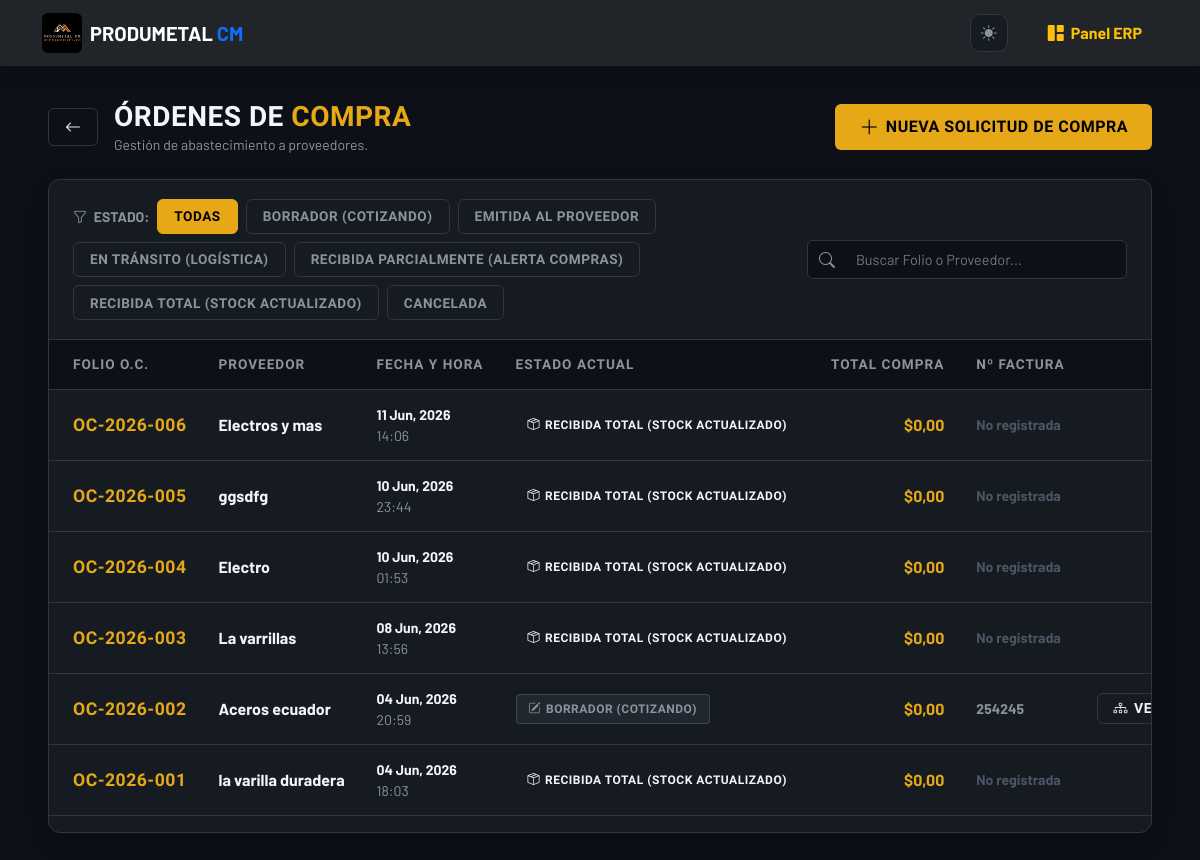
Page /erp/ordenes-compra/ (signed in) on the committed database.
### web/models.py (models this page shows, shortened)
class OrdenCompra(models.Model):
    ESTADOS = [
        ('BORRADOR', 'Borrador (Cotizando)'),
        ('EMITIDA', 'Emitida al Proveedor'),
        ('EN_TRANSITO', 'En tránsito (Logística)'),
        ('RECIBIDA_PARCIAL', 'Recibida Parcialmente (Alerta Compras)'),
        ('RECIBIDA', 'Recibida Total (Stock Actualizado)'),
        ('CANCELADA', 'Cancelada'),
    ]
    folio = models.CharField(max_length=20, unique=True, blank=True, editable=False)
    proveedor = models.CharField(max_length=200, help_text="Nombre de la ferretería o distribuidor")
    fecha_creacion = models.DateTimeField(auto_now_add=True)
    creado_por = models.ForeignKey(User, on_delete=models.PROTECT, related_name='ordenes_compra')
    estado = models.CharField(max_length=25, choices=ESTADOS, default='BORRADOR')
    numero_factura = models.CharField(max_length=100, blank=True, null=True, verbose_name="N° de Factura")
    observaciones = models.TextField(blank=True, null=True, verbose_name="Observaciones")
    documento_respaldo = models.FileField(
        upload_to='compras_facturas/%Y/%m/%d/', blank=True, null=True,
        validators=[FileExtensionValidator(allowed_extensions=['pdf', 'jpg', 'png'])],
        help_text="Factura o Certificado provisto por el proveedor"
    )
    history = HistoricalRecords()
    class Meta:
        verbose_name_plural = "Órdenes de Compra"
    @property
    def total_general(self):
        return sum((d.subtotal for d in self.detalles.all()), Decimal('0.00'))

class DetalleOrdenCompra(models.Model):
    orden = models.ForeignKey(OrdenCompra, related_name='detalles', on_delete=models.CASCADE)
    material = models.ForeignKey(Material, on_delete=models.PROTECT)
    cantidad_pedida = models.DecimalField(max_digits=10, decimal_places=2)
    cantidad_recibida = models.DecimalField(max_digits=10, decimal_places=2, default=0.00)
    bodega_destino = models.ForeignKey(Bodega, on_delete=models.SET_NULL, null=True, blank=True)
    cotizacion_item_origen = models.ForeignKey(
        CotizacionItem, on_delete=models.SET_NULL, null=True, blank=True,
        related_name='detalles_orden',
        help_text="Línea de cotización de la que nació esta línea de Orden de Compra (trazabilidad)."
    )
    @property
    def precio_unitario(self):
        if self.cotizacion_item_origen and self.cotizacion_item_origen.precio_unitario:
            return self.cotizacion_item_origen.precio_unitario
        return Decimal('0.00')
    @property
    def subtotal(self):
        return self.cantidad_pedida * self.precio_unitario

### web/views.py (the view)
# urls.py: path('erp/ordenes-compra/', views.listar_ordenes_compra, name='listar_ordenes_compra'),
@login_required(login_url='login')
@user_passes_test(lambda u: es_bodeguero(u) or es_admin(u) or es_comprador(u), login_url='dashboard_erp')
def listar_ordenes_compra(request):
    es_administrador = es_admin(request.user)
    if es_administrador:
        ordenes = OrdenCompra.objects.all().order_by('-fecha_creacion')
        estados_permitidos = OrdenCompra.ESTADOS
    else:
        ordenes = OrdenCompra.objects.exclude(estado='BORRADOR').order_by('-fecha_creacion')
        estados_permitidos = [est for est in OrdenCompra.ESTADOS if est[0] != 'BORRADOR']
    estado = request.GET.get('estado')
    if estado:
        ordenes = ordenes.filter(estado=estado)
    rol_actual = 'Administrador' if es_administrador else ('Compras' if es_comprador(request.user) else 'Bodeguero')
    paginator = Paginator(ordenes, 15)
    page_obj = paginator.get_page(request.GET.get('page'))
    return render(request, 'web/erp/listar_oc.html', {
        'ordenes': page_obj,
        'page_obj': page_obj,
        'estados': estados_permitidos,
        'estado_filtro': estado,
        'rol': rol_actual,
    })

### web/templatetags/pm_tags.py (called while the page is built, shortened)
@register.inclusion_tag('web/erp/partials/_pagination.html', takes_context=True)
def pm_pagination(context, page_obj, window=2, param_name='page'):
    request = context.get('request')
    base_qs = ''
    if request is not None:
        params = request.GET.copy()
        params.pop(param_name, None)
        base_qs = params.urlencode()
    num_pages = page_obj.paginator.num_pages
    current = page_obj.number
    if num_pages <= 7:
        pages = list(range(1, num_pages + 1))
    return {
        'page_obj': page_obj,
        'pages': pages,
        'base_qs': base_qs,
        'param_name': param_name,
    }

### web/views.py (called while the page is built)
def es_admin(user):
    return user.is_superuser

def es_bodeguero(user):
    return user.groups.filter(name='Bodeguero').exists() or user.is_superuser

### web/templates/web/erp/listar_oc.html (shortened to what this page needs)
{% extends 'web/base.html' %}
{% load static %}
{% load pm_tags %}
{% block content %}
<div class="container-fluid px-3 px-xl-5 erp-container mb-5">
    <div class="d-flex flex-column flex-md-row justify-content-between align-items-md-center gap-3 mb-4">
        <div class="d-flex align-items-center gap-3">
            <a href="{% url 'dashboard_erp' %}" class="btn btn-outline-secondary text-white border-secondary px-3 transition-2s hover-amber">
                <i class="bi bi-arrow-left"></i>
            </a>
            <div>
                <h3 class="title-erp mb-0">Órdenes de <span>Compra</span></h3>
                <p class="mb-0 text-muted small">Gestión de abastecimiento a proveedores.</p>
            </div>
        </div>
        <a href="{% url 'iniciar_solicitud_abastecimiento' %}" class="btn-amber btn-minimal shadow-sm px-4 py-2">
            <i class="bi bi-plus-lg fs-5"></i> <span class="d-none d-sm-inline">Nueva Solicitud de Compra</span>
        </a>
    </div>
    <div class="card card-minimal overflow-hidden">
        <div class="filtros-bar">
            <div class="d-flex flex-column flex-lg-row justify-content-between align-items-start align-items-lg-center gap-3 w-100">
                <div class="d-flex flex-wrap align-items-center gap-2">
                    <span class="text-muted small text-uppercase fw-bold d-none d-md-inline"><i class="bi bi-funnel me-1"></i> Estado:</span>
                    <a href="?" class="filtro-chip {% if not estado_filtro %}active{% endif %}">Todas</a>
                    {% for clave, valor in estados %}
                        <a href="?estado={{ clave }}" class="filtro-chip {% if estado_filtro == clave %}active{% endif %}">
                            {{ valor }}
                        </a>
                    {% endfor %}
                </div>
                <div class="position-relative w-100" style="max-width: 320px;">
                    <i class="bi bi-search position-absolute" style="left: 12px; top: 50%; transform: translateY(-50%); color: var(--pm-text-muted);"></i>
                    <input type="text" class="form-control-pm w-100 ps-5" id="searchInput" placeholder="Buscar Folio o Proveedor..." />
                </div>
            </div>
        </div>
        <div class="table-responsive">
            <table class="table table-modern mb-0" id="ocTable">
                <thead>
                    <tr>
                        <th class="ps-4">Folio O.C.</th>
                        <th>Proveedor</th>
                        <th>Fecha y Hora</th>
                        <th>Estado Actual</th>
                        <th class="text-end">Total Compra</th>
                        <th>Nº Factura</th>
                        <th class="text-end pe-4">Acciones Operativas</th>
                    </tr>
                </thead>
                <tbody>
                    {% for oc in ordenes %}
                    <tr class="oc-row" data-busqueda="{{ oc.folio|lower }} {{ oc.proveedor|lower }} {{ oc.numero_factura|lower }}">
                        <td class="ps-4">
                            <div class="fw-bold" style="color: var(--pm-amber); font-size: 1.1rem; font-family: var(--font-display); letter-spacing: 0.5px;">{{ oc.folio }}</div>
                        </td>
                        <td>
                            <div class="fw-bold" style="color: var(--pm-text);">{{ oc.proveedor }}</div>
                        </td>
                        <td class="text-muted small">
                            <div class="fw-bold text-white">{{ oc.fecha_creacion|date:"d M, Y" }}</div>
                            {{ oc.fecha_creacion|time:"H:i" }}
                        </td>
                        <td>
                            <span class="badge-soft
                                {% if oc.estado == 'BORRADOR' %}badge-soft-borrador
                                {% elif oc.estado == 'EMITIDA' %}badge-soft-emitida
                                {% elif oc.estado == 'RECIBIDA' %}badge-soft-success
                                {% else %}badge-soft-danger{% endif %}">
                                {% if oc.estado == 'BORRADOR' %}<i class="bi bi-pencil-square"></i>
                                {% elif oc.estado == 'EMITIDA' %}<i class="bi bi-send-check"></i>
                                {% elif oc.estado == 'RECIBIDA' %}<i class="bi bi-box-seam"></i>
                                {% else %}<i class="bi bi-x-circle"></i>{% endif %}
                                {{ oc.get_estado_display }}
                            </span>
                        </td>
                        <td class="text-end fw-bold" style="color: var(--pm-amber);">
                            ${{ oc.total_general|floatformat:"2" }}
                        </td>
                        <td class="text-muted small fw-bold">
                            {{ oc.numero_factura|default:"<span style='color: #4b5563;'>No registrada</span>"|safe }}
                        </td>
                        <td class="text-end pe-4">
                            <div class="d-flex justify-content-end gap-2">
                                <a href="{% url 'detalle_oc' oc.id %}" class="btn btn-sm btn-outline-light btn-minimal px-3 py-1 border-secondary" title="Ver Trazabilidad Completa">
                                    <i class="bi bi-diagram-3"></i> <span class="d-none d-xl-inline">Ver Detalle</span>
                                </a>
                            </div>
                        </td>
                    </tr>
                    {% endfor %}
                </tbody>
            </table>
        </div>
        <div class="px-3 pb-3">
        </div>
    </div>
</div>
{% endblock %}s

### web/static/web/css/estilos.css (style rules this page uses)
body { padding-top: 70px; font-family: 'Segoe UI', Tahoma, Geneva, Verdana, sans-serif; }

### web/static/web/css/erp-theme.css (style rules this page uses)
:root { --pm-bg: #0d1117; --pm-surface: #161b22; --pm-surface-2: #1c2128; --pm-surface-hover: #1f242c; --pm-border: #30363d; --pm-text: #f0f6fc; --pm-text-muted: #8b949e; --pm-amber: #e6a817; --pm-amber-soft: rgba(230, 168, 23, 0.12); --pm-blue: #58a6ff; --pm-blue-soft: rgba(88, 166, 255, 0.12); --pm-green: #3fb950; --pm-green-soft: rgba(63, 185, 80, 0.12); --pm-red: #f85149; --pm-red-soft: rgba(248, 81, 73, 0.12); --pm-purple: #bc8cff; --pm-purple-soft: rgba(188, 140, 255, 0.12); --pm-shadow: 0 8px 24px rgba(0, 0, 0, 0.35); --pm-overlay: rgba(0, 0, 0, 0.6); color-scheme: dark; }
:root { --dark-bg: var(--pm-bg); --bg-black: var(--pm-bg); --bg-deep: var(--pm-bg); --bg-master: var(--pm-bg); --background-color: var(--pm-bg); --surface-dark: var(--pm-bg); --pm-black: var(--pm-bg); --dark-surface: var(--pm-surface); --bg-card: var(--pm-surface); --bg-header: var(--pm-surface); --surface-color: var(--pm-surface); --pm-surface-card: var(--pm-surface-2); --panel-glass: var(--pm-surface); --dark-hover: var(--pm-surface-hover); --surface-hover: var(--pm-surface-hover); --panel-hover: var(--pm-surface-hover); --dark-border: var(--pm-border); --border-color: var(--pm-border); --border-fine: var(--pm-border); --border-light: var(--pm-border); --panel-border: var(--pm-border); --text-white: var(--pm-text); --text-main: var(--pm-text); --text-primary: var(--pm-text); --text-pure: var(--pm-text); --pm-text-pure: var(--pm-text); --text-bright: var(--pm-text); --text-light: var(--pm-text-muted); --text-muted: var(--pm-text-muted); --text-secondary: var(--pm-text-muted); --gray-muted: var(--pm-text-muted); --pm-text-light: var(--pm-text-muted); --pm-text-silver: var(--pm-text-muted); --accent-amber: var(--pm-amber); --neo-amber: var(--pm-amber); --pm-neon-amber: var(--pm-amber); --pm-orange: var(--pm-amber); --yellow-warning: var(--pm-amber); --blue-primary: var(--pm-blue); --blue-hover: var(--pm-blue); --accent-blue: var(--pm-blue); --accent-blue-hover: var(--pm-blue); --neo-blue: var(--pm-blue); --neo-blue-hover: var(--pm-blue); --neo-cyan: var(--pm-blue); --pm-neon-blue: var(--pm-blue); --pm-info: var(--pm-blue); --pm-primary: var(--pm-blue); --green-success: var(--pm-green); --accent-green: var(--pm-green); --neo-green: var(--pm-green); --pm-neon-green: var(--pm-green); --pm-success: var(--pm-green); --red-danger: var(--pm-red); --accent-red: var(--pm-red); --accent-danger: var(--pm-red); --neo-red: var(--pm-red); --pm-neon-red: var(--pm-red); --pm-danger: var(--pm-red); --pm-danger-light: var(--pm-red-soft); --accent-purple: var(--pm-purple); --font-body: 'Barlow', sans-serif; --font-display: 'Barlow Condensed', sans-serif; --font-title: 'Barlow Condensed', sans-serif; --font-ui: 'Inter', sans-serif; }
.erp-body .text-white { color: var(--pm-text) !important; }
.erp-body .btn-outline-light { color: var(--pm-text) !important; border-color: var(--pm-border) !important; }
.erp-body .border-secondary { border-color: var(--pm-border) !important; }

### rows in the picture
OrdenCompra: folio "OC-2026-006", proveedor "Electros y mas", fecha_creacion "11 Jun, 2026", fecha_creacion "14:06", estado "RECIBIDA TOTAL (STOCK ACTUALIZADO)", total_general "0,00", numero_factura "No registrada"
OrdenCompra: folio "OC-2026-005", proveedor "ggsdfg", fecha_creacion "10 Jun, 2026", fecha_creacion "23:44", estado "RECIBIDA TOTAL (STOCK ACTUALIZADO)", total_general "0,00", numero_factura "No registrada"
OrdenCompra: folio "OC-2026-004", proveedor "Electro", fecha_creacion "10 Jun, 2026", fecha_creacion "01:53", estado "RECIBIDA TOTAL (STOCK ACTUALIZADO)", total_general "0,00", numero_factura "No registrada"
OrdenCompra: folio "OC-2026-003", proveedor "La varrillas", fecha_creacion "08 Jun, 2026", fecha_creacion "13:56", estado "RECIBIDA TOTAL (STOCK ACTUALIZADO)", total_general "0,00", numero_factura "No registrada"
OrdenCompra: folio "OC-2026-002", proveedor "Aceros ecuador", fecha_creacion "04 Jun, 2026", fecha_creacion "20:59", estado "BORRADOR (COTIZANDO)", total_general "0,00", numero_factura "254245"
OrdenCompra: folio "OC-2026-001", proveedor "la varilla duradera", fecha_creacion "04 Jun, 2026", fecha_creacion "18:03", estado "RECIBIDA TOTAL (STOCK ACTUALIZADO)", total_general "0,00", numero_factura "No registrada"

### other values in the picture
{{ valor }} "BORRADOR (COTIZANDO)" "EMITIDA AL PROVEEDOR" "EN TRÁNSITO (LOGÍSTICA)" "RECIBIDA PARCIALMENTE (ALERTA COMPRAS)" "RECIBIDA TOTAL (STOCK ACTUALIZADO)" "CANCELADA"
